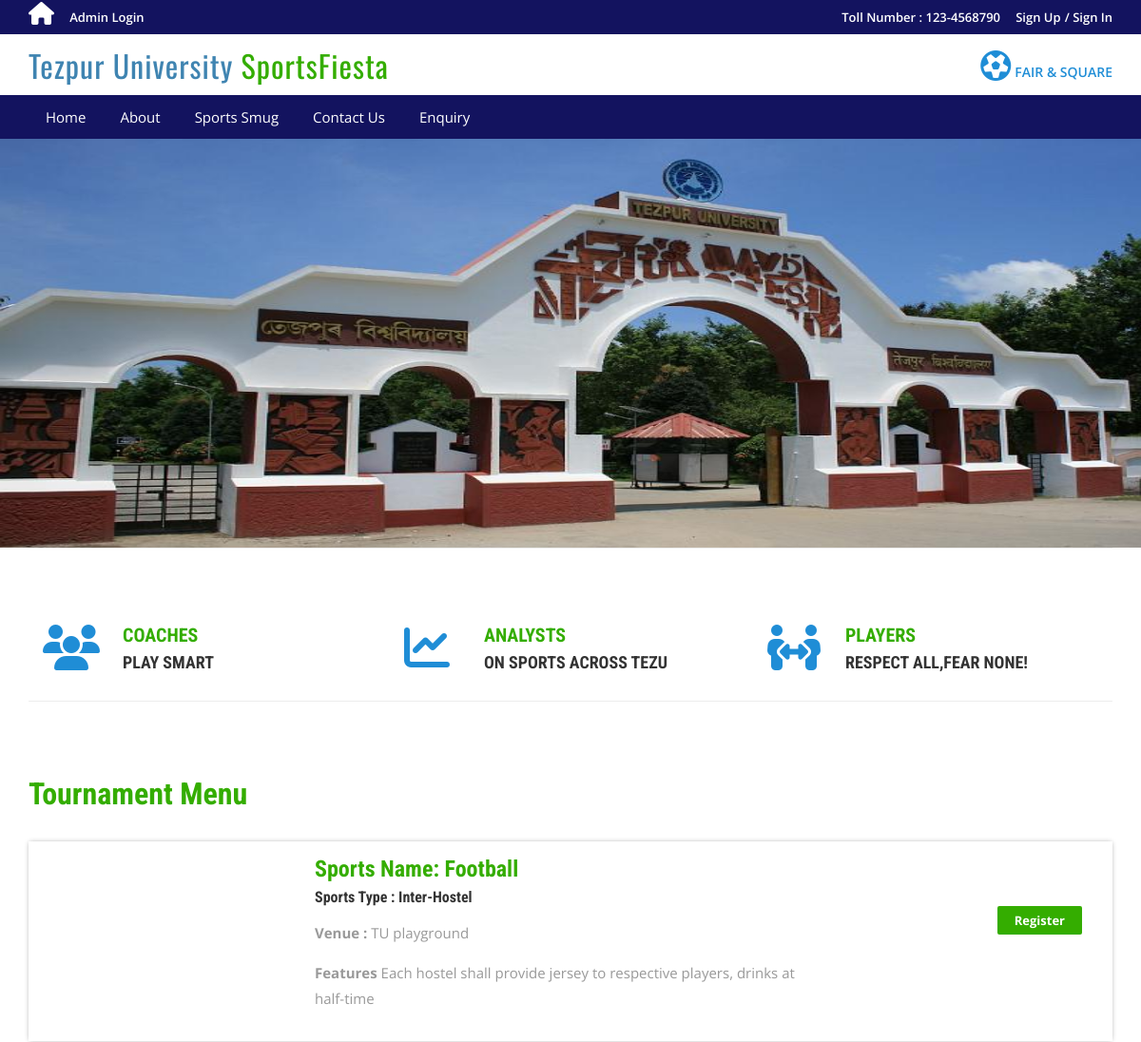
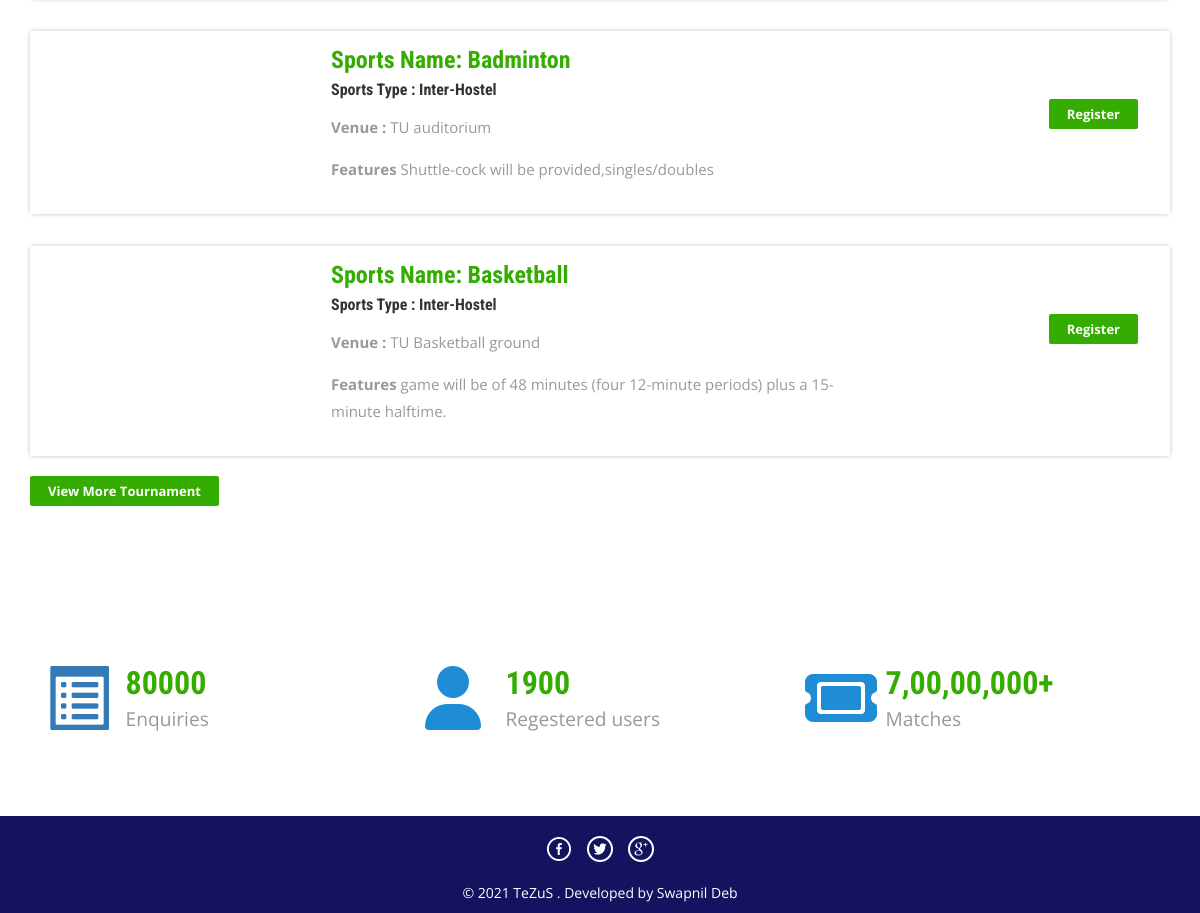
The page / on the database its author committed (2 pictures, top to bottom).
### tables this page shows
CREATE TABLE `tbltourpackages` (
  `PackageId` int(11) NOT NULL,
  `PackageName` varchar(200) NOT NULL,
  `PackageType` varchar(150) NOT NULL,
  `PackageLocation` varchar(100) NOT NULL,
  `PackagePrice` int(11) NOT NULL,
  `PackageFetures` varchar(255) NOT NULL,
  `PackageDetails` mediumtext NOT NULL,
  `PackageImage` varchar(100) NOT NULL,
  `Creationdate` timestamp NOT NULL DEFAULT current_timestamp(),
  `UpdationDate` timestamp NULL DEFAULT '0000-00-00 00:00:00' ON UPDATE current_timestamp()
);

### index.php (the view, shortened to what this page needs)
<?php
include('includes/config.php');
?>
<!DOCTYPE HTML>
<html>
<head>
<link href="css/bootstrap.css" rel='stylesheet' type='text/css' />
<link href="css/font-awesome.css" rel="stylesheet">
<link href="css/animate.css" rel="stylesheet" type="text/css" media="all">
<link href="css/style.css" rel='stylesheet' type='text/css' />
<link href="css/styles.css" rel='stylesheet' type='text/css' />
</head>
<body>
<?php include('includes/header.php');?>
<div class="banner" style="backgroud-image:url(images/3.jpg);">
</div>
<div class="container">
	<div class="rupes">
		<div class="col-md-4 rupes-left wow fadeInDown animated animated" data-wow-delay=".5s" style="visibility: visible; animation-delay: 0.5s; animation-name: fadeInDown;">
			<div class="rup-left" style="color: #1f8dd6;">
				<i class="fas fa-users fa-3x"></i>
			</div>
			<div class="rup-rgt">
				<h3>COACHES</h3>
				<h4>PLAY SMART</a></h4>
			</div>
				<div class="clearfix"></div>
		</div>
		<div class="col-md-4 rupes-left wow fadeInDown animated animated" data-wow-delay=".5s" style="visibility: visible; animation-delay: 0.5s; animation-name: fadeInDown;">
			<div class="rup-left" style="color: #1f8dd6;">
				<i class="fas fa-chart-line fa-3x"></i>
			</div>
			<div class="rup-rgt">
				<h3>ANALYSTS</h3>
				<h4>ON SPORTS ACROSS TEZU</h4>
			</div>
				<div class="clearfix"></div>
		</div>
		<div class="col-md-4 rupes-left wow fadeInDown animated animated" data-wow-delay=".5s" style="visibility: visible; animation-delay: 0.5s; animation-name: fadeInDown;">
			<div class="rup-left" style="color: #1f8dd6;">
				<i class="fas fa-people-arrows fa-3x"></i>
			</div>
			<div class="rup-rgt">
				<h3>PLAYERS</h3>
				<h4>RESPECT ALL,FEAR NONE!</h4>
			</div>
				<div class="clearfix"></div>
		</div>
	</div>
</div>
<div class="container">
	<div class="holiday">
<h3>Tournament Menu</h3>
<?php $sql = "SELECT * from tbltourpackages order by rand() limit 3";
$query = $dbh->prepare($sql);
$query->execute();
$results=$query->fetchAll(PDO::FETCH_OBJ);
if($query->rowCount() > 0)
{
foreach($results as $result)
{	?>
			<div class="rom-btm">
				<div class="col-md-3 room-left wow fadeInLeft animated" data-wow-delay=".5s">
				</div>
				<div class="col-md-6 room-midle wow fadeInUp animated" data-wow-delay=".5s">
					<h4>Sports Name: <?php echo htmlentities($result->PackageName);?></h4>
					<h6>Sports Type : <?php echo htmlentities($result->PackageType);?></h6>
					<p><b>Venue :</b> <?php echo htmlentities($result->PackageLocation);?></p>
					<p><b>Features</b> <?php echo htmlentities($result->PackageFetures);?></p>
				</div>
				<div class="col-md-3 room-right wow fadeInRight animated" data-wow-delay=".5s">
					<a href="package-details.php?pkgid=<?php echo htmlentities($result->PackageId);?>" class="view">Register</a>
				</div>
				<div class="clearfix"></div>
			</div>
<?php }} ?>
<div><a href="package-list.php" class="view">View More Tournament</a></div>
</div>
	</div>
<div class="routes">
	<div class="container">
		<div class="col-md-4 routes-left wow fadeInRight animated" data-wow-delay=".5s">
			<div class="rou-left">
				<a href="#"><i class="glyphicon glyphicon-list-alt fa-4x"></i></a>
			</div>
			<div class="rou-rgt wow fadeInDown animated" data-wow-delay=".5s">
				<h3>80000</h3>
				<p>Enquiries</p>
			</div>
				<div class="clearfix"></div>
		</div>
		<div class="col-md-4 routes-left">
			<div class="rou-left">
				<a href="#"><i class="fa fa-user"></i></a>
			</div>
			<div class="rou-rgt">
				<h3>1900</h3>
				<p>Regestered users</p>
			</div>
				<div class="clearfix"></div>
		</div>
		<div class="col-md-4 routes-left wow fadeInRight animated" data-wow-delay=".5s">
			<div class="rou-left">
				<a href="#"><i class="fa fa-ticket"></i></a>
			</div>
			<div class="rou-rgt">
				<h3>7,00,00,000+</h3>
				<p>Matches</p>
			</div>
				<div class="clearfix"></div>
		</div>
		<div class="clearfix"></div>
	</div>
</div>
<?php include('includes/footer.php');?>
</body>
</html>

### css/style.css (style rules this page uses)
html, body { font-size: 100%; background: #fff; font-family: 'Open Sans', sans-serif; }
body a,.grid_1,plan_1,.one,.two,.icon1, .icon2, .icon3, .icon4, .icon5, .icon6 { transition:0.5s all; -webkit-transition:0.5s all; -moz-transition:0.5s all; -o-transition:0.5s all; -ms-transition:0.5s all; }
h1,h2,h3,h4,h5,h6 { margin:0; font-family: 'Roboto Condensed', sans-serif; }
p { margin:0; }
.banner { background-image: url(images/3.jpg); background-size: cover; -webkit-background-size: cover; -o-background-size: cover; -ms-background-size: cover; -moz-background-size: cover; min-height: 430px; }
.rup-left { float: left; width: 24%; }
.rup-rgt { float: left; width: 76%; }
.rupes { padding: 5em 0; border-top: 1px solid rgba(236, 236, 236, 0.9); border-bottom: 1px solid rgba(236, 236, 236, 0.9); }
.rupes h3 { font-size: 20px; color: #34ad00; font-weight: 700; }
.rupes h4 { font-size: 18px; margin: 8px 0; font-weight: 700; }
.routes { padding: 5em 0; }
.rou-left { float: left; width: 23%; }
.rou-rgt { float: left; width: 70%; }
i.fa.fa-truck,i.fa.fa-user,i.fa.fa-ticket { font-size: 4em; color:#1f8dd6; }
.routes h3 { font-size: 2em; font-weight: 700; color: #34ad00; }
.routes p { font-size: 1.2em; color: #999; line-height: 1.8em; }
.holiday { padding: 5em 0; }
.holiday h3 { font-size: 2em; font-weight: 700; color: #34ad00; }
.holiday p { font-size: 1.2em; line-height: 1.8em; margin: 1em 0; color: #999; }
a.view { padding: 6px 18px; font-weight: 700; color: #fff; background-color: #34ad00; border: 0; font-size: 13px; border-radius: 2px; -webkit-transition: all .2s; -moz-transition: all .2s; transition: all .2s; margin-top: 20px; display: inline-block; }
.rom-btm { margin-top: 2em; box-shadow: 0px 0px 5px -1px rgba(0, 0, 0, 0.37); }
.rom-btm h4 { font-size: 1.5em; font-weight: 700; color: #34ad00; }
.rom-btm p { font-size: 15px; color: #999; }
.rom-btm h6 { font-size: 1em; font-weight: 700; margin: 0.5em 0; }
.room-right { text-align: right; padding: 3em 2em; }
.room-midle { padding: 1em; }
.glyphicon { position: relative; top: 1px; display: inline-block; font-family: 'Glyphicons Halflings'; font-style: normal; font-weight: normal; line-height: 1; -webkit-font-smoothing: antialiased; -moz-osx-font-smoothing: grayscale; }

### css/styles.css (style rules this page uses)
.banner { background: url(../admin/images/3.jpg) no-repeat; background-size: 100% 100%; min-height: 430px; width: 100%; height: 70%; }

### rows shown on the page
tbltourpackages: PackageName "Football", PackageType "Inter-Hostel", PackageLocation "TU playground", PackageFetures "Each hostel shall provide jersey to respective players, drinks at half-time"
tbltourpackages: PackageName "Badminton", PackageType "Inter-Hostel", PackageLocation "TU auditorium", PackageFetures "Shuttle-cock will be provided,singles/doubles"
tbltourpackages: PackageName "Basketball", PackageType "Inter-Hostel", PackageLocation "TU Basketball ground", PackageFetures "game will be of 48 minutes (four 12-minute periods) plus a 15-minute halftime."
